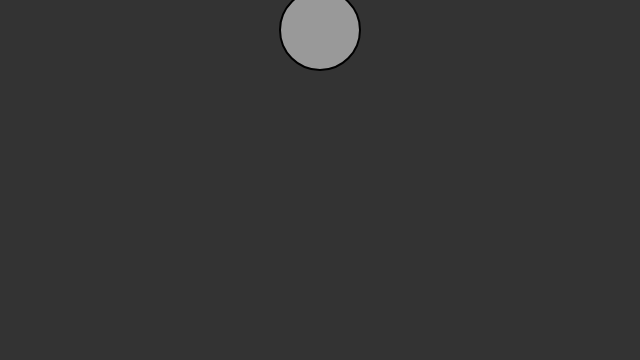
Frame 1 (no input)
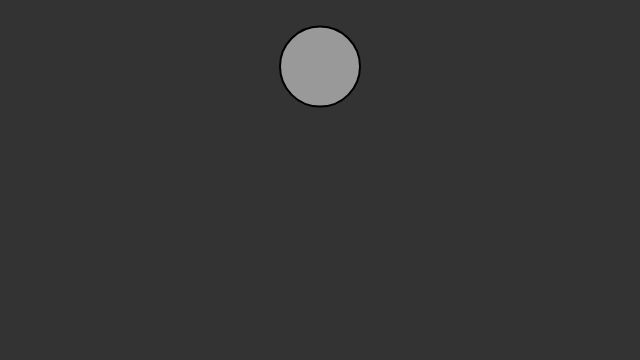
Frame 60 (no input)
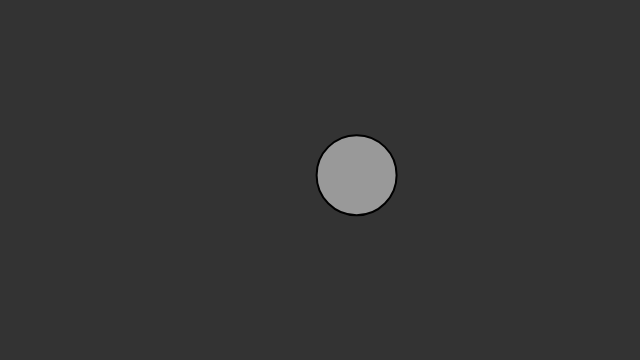
Frame 120 (the mouse pressed at the canvas centre since frame 60)

The p5.js sketch that drew these frames (run headless with seeded random() and noise() and a simulated clock; from frame 60 on, the mouse is pressed at the canvas centre):

// p5.js sketch
// ── sketch.js
// The Nature of Code
// Daniel Shiffman
// http://natureofcode.com

let mover;

function setup() {
  createCanvas(640, 360);
  mover = new Mover(width / 2, 30, 5);
  createP('Click mouse to apply wind force.');
}
function myFunction() {
  var p,v,a,x, y, m;
  y = document.getElementById("mynumbery").value;
  document.getElementById("demo").innerHTML = y;
  x = document.getElementById("mynumberx").value;
  document.getElementById("demo1").innerHTML = x;
  m = document.getElementById("mynumberm").value;
  document.getElementById("demo2").innerHTML = m;
  p = document.getElementById("mynumberposition").value;
  document.getElementById("demo3").innerHTML = p;
  v = document.getElementById("mynumbervelocity").value;
  document.getElementById("demo4").innerHTML = v;
  a = document.getElementById("mynumberacceleration").value;
  document.getElementById("demo5").innerHTML =a;
   y = parseFloat(y);
   x = parseFloat(x);
   m = parseFloat(m);
   p = parseFloat(p);
   v = parseFloat(v);
   a = parseFloat(a);
}
function draw() {
  background(51);

  let gravity = createVector(0, 0.1);
  mover.applyForce(gravity);

  if (mouseIsPressed) {
    let wind = createVector(0.1, 0);
    mover.applyForce(wind);
  }
  if (mover.contactEdge()) {
    let c = 0.1;
    let friction = mover.velocity.copy();
    friction.mult(-1);
    friction.setMag(c);
    mover.applyForce(friction);
  }

  mover.bounceEdges();
  mover.update();
  mover.display();

}

// ── mover.js
// The Nature of Code
// Daniel Shiffman
// http://natureofcode.com

class Mover {
  constructor(x, y, m) {
    this.mass = m;
    this.radius = m * 8;
    this.position = createVector(x, y);
    this.velocity = createVector(0, 0);
    this.acceleration = createVector(0, 0);
  }

  applyForce(force) {
    let f = p5.Vector.div(force, this.mass);
    this.acceleration.add(f);
  }

  update() {
    this.velocity.add(this.acceleration);
    this.position.add(this.velocity);
    this.acceleration.mult(0);
  }

  display() {
    stroke(0);
    strokeWeight(2);
    fill(255, 127);
    ellipse(this.position.x, this.position.y, this.radius * 2);
  }

  contactEdge() {
    // The mover is touching the edge when it's within one pixel
    return (this.position.y > height - this.radius - 1);
  }

  bounceEdges() {
    // A new variable to simulate an inelastic collision
    // 10% of the velocity's x or y component is lost
    let bounce = -0.9;
    if (this.position.x > width - this.radius) {
      this.position.x = width - this.radius;
      this.velocity.x *= bounce;
    } else if (this.position.x < this.radius) {
      this.position.x = this.radius;
      this.velocity.x *= bounce;
    }
    if (this.position.y > height - this.radius) {
      this.position.y = height - this.radius;
      this.velocity.y *= bounce;
    }
  }

}
